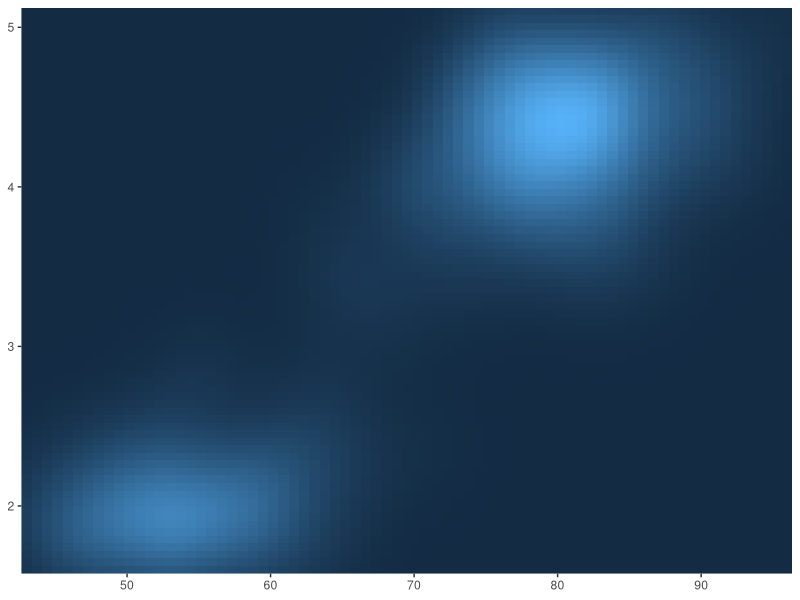
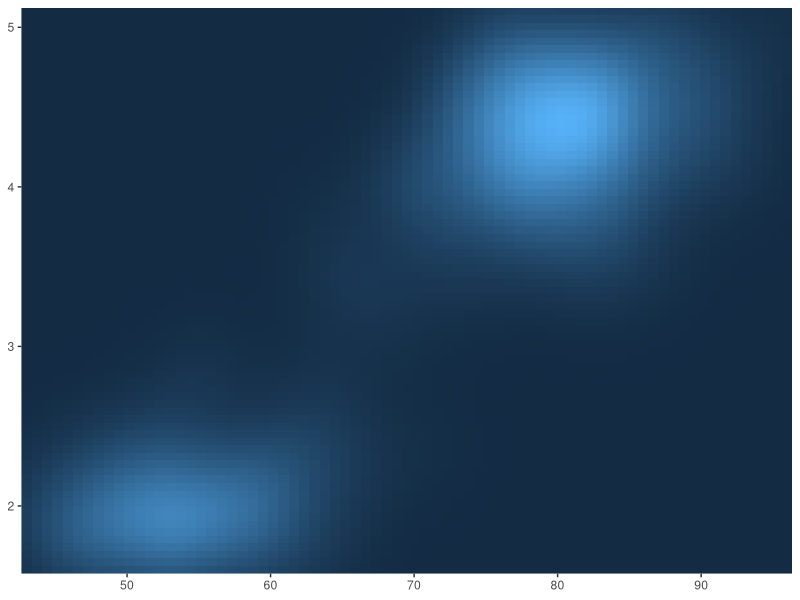
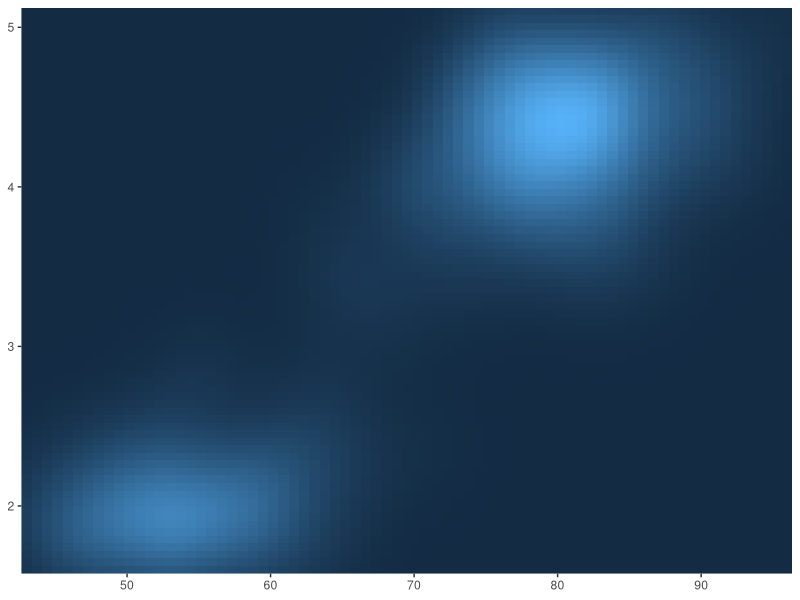
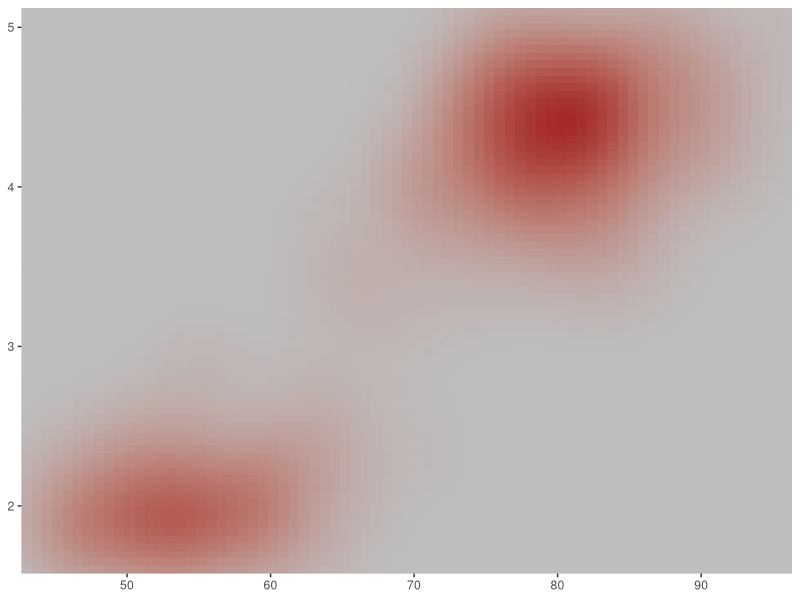
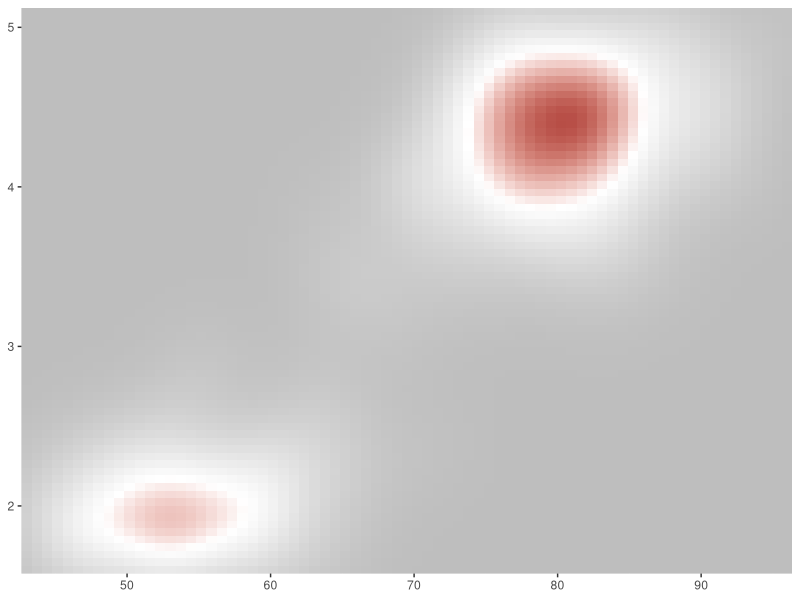
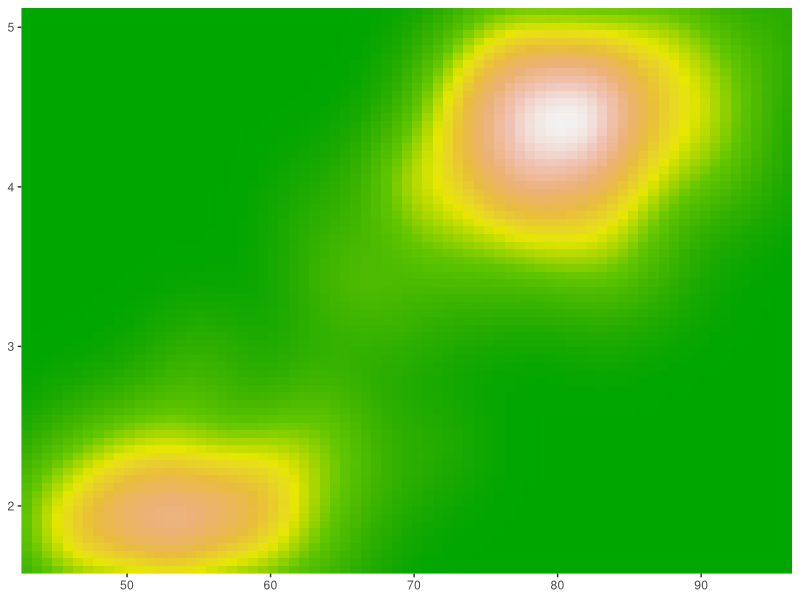
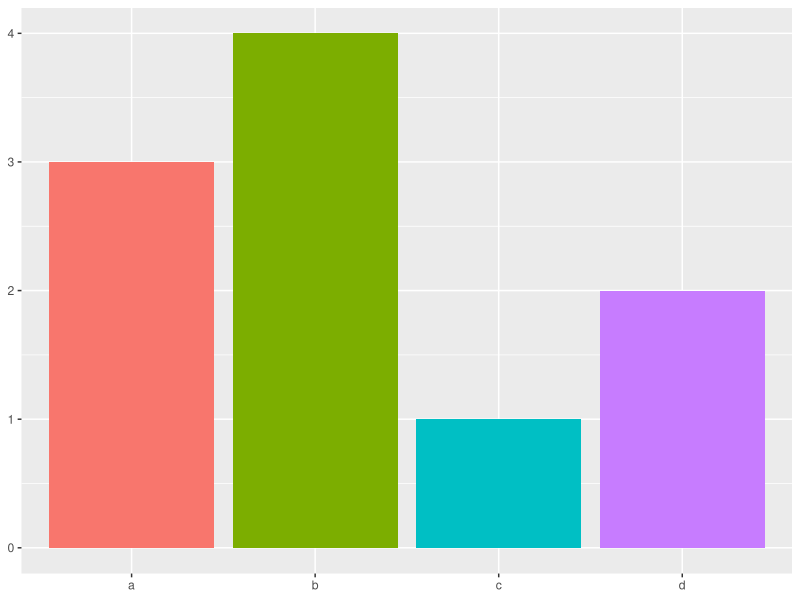
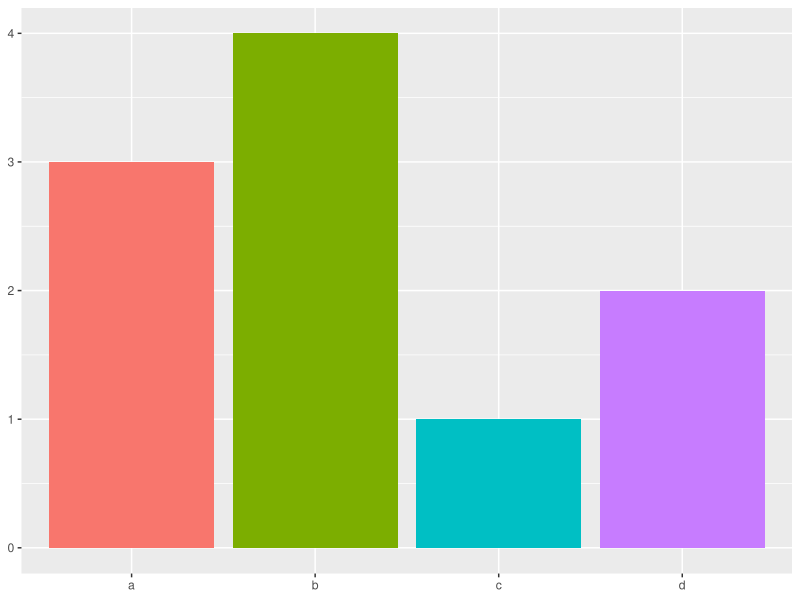

Source code (R) for these figures, in order:
## ---- chunk 1
knitr::opts_chunk$set(echo = TRUE, warning = FALSE, message = FALSE, error = FALSE)
library(tidyverse)
## ---- chunk 2
#| layout-ncol: 3
#| fig-cap: 
#|   - "Default"
#|   - "Continuous"
#|   - "Gradient"
erupt <- ggplot(faithfuld, aes(waiting, eruptions, fill = density)) +
  geom_raster() +
  scale_x_continuous(NULL, expand = c(0, 0)) + 
  scale_y_continuous(NULL, expand = c(0, 0)) + 
  theme(legend.position = "none")

erupt
erupt + scale_fill_continuous() 
erupt + scale_fill_gradient() 
## ---- chunk 3
#| layout-ncol: 3
#| fig-cap: 
#|   - "gradient"
#|   - "gradient2"
#|   - "gradientn"
erupt + scale_fill_gradient(low = "grey", high = "brown")

erupt + 
  scale_fill_gradient2(
    low = "grey", 
    mid = "white", 
    high = "brown", 
    midpoint = .02
  )

erupt + scale_fill_gradientn(colours = terrain.colors(7))
## ---- chunk 4
#| layout-ncol: 3
#| fig-cap: 
#|   - "Default"
#|   - "Discrete"
#|   - "Hue"
df <- data.frame(x = c("a", "b", "c", "d"), y = c(3, 4, 1, 2))

bars <- ggplot(df, aes(x, y, fill = x)) + 
  geom_bar(stat = "identity") + 
  labs(x = NULL, y = NULL) +
  theme(legend.position = "none")

bars
bars + scale_fill_discrete()
bars + scale_fill_hue()
